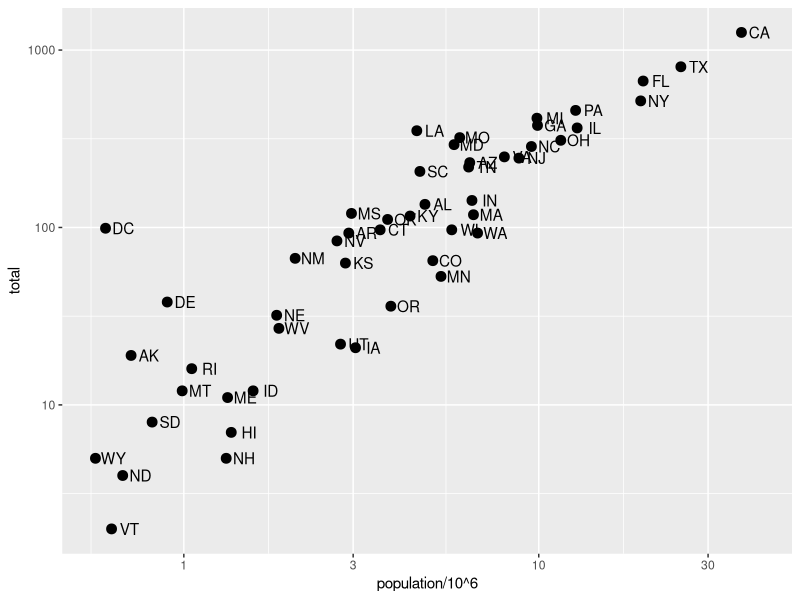
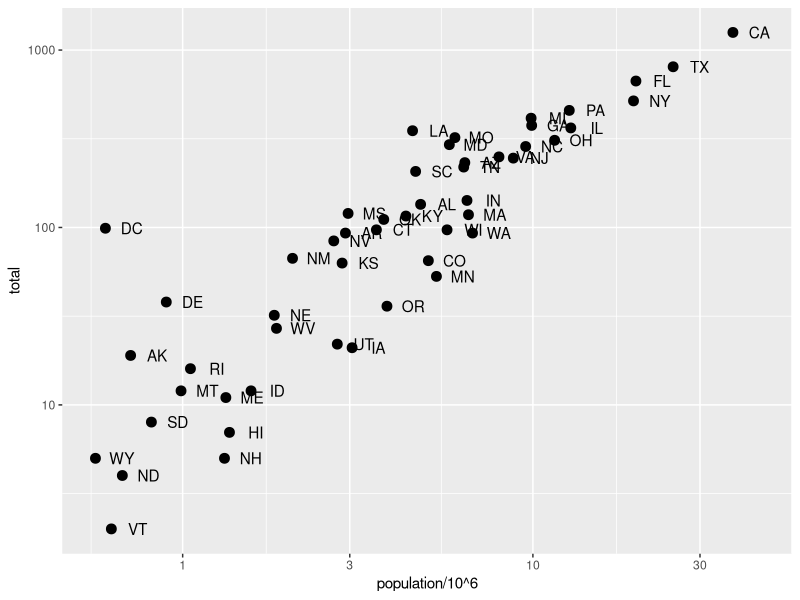
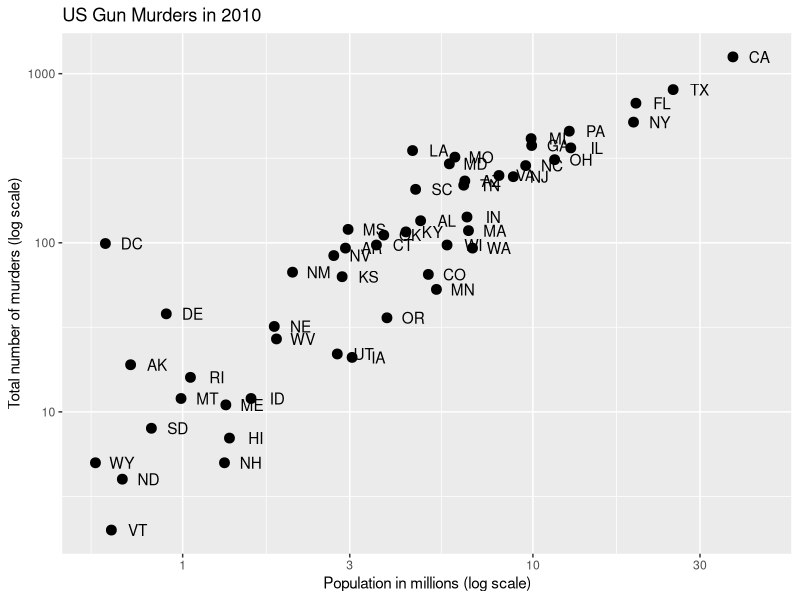
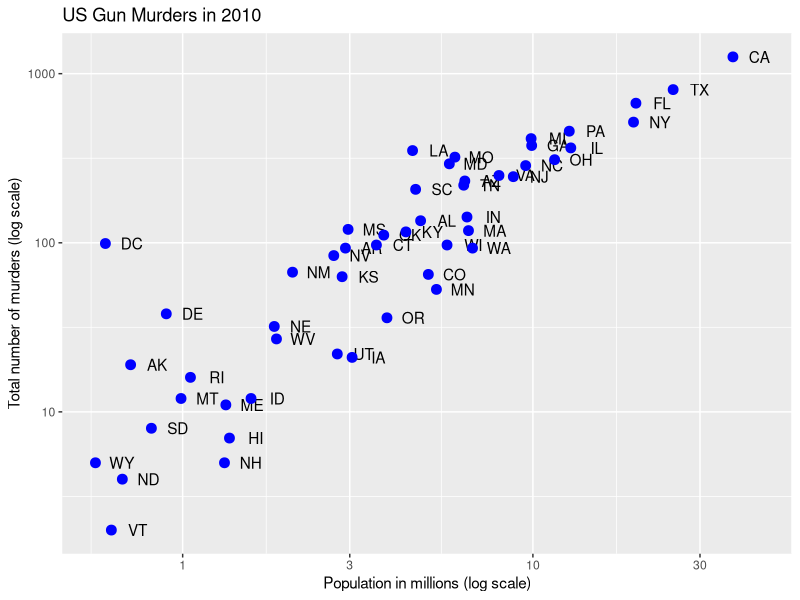
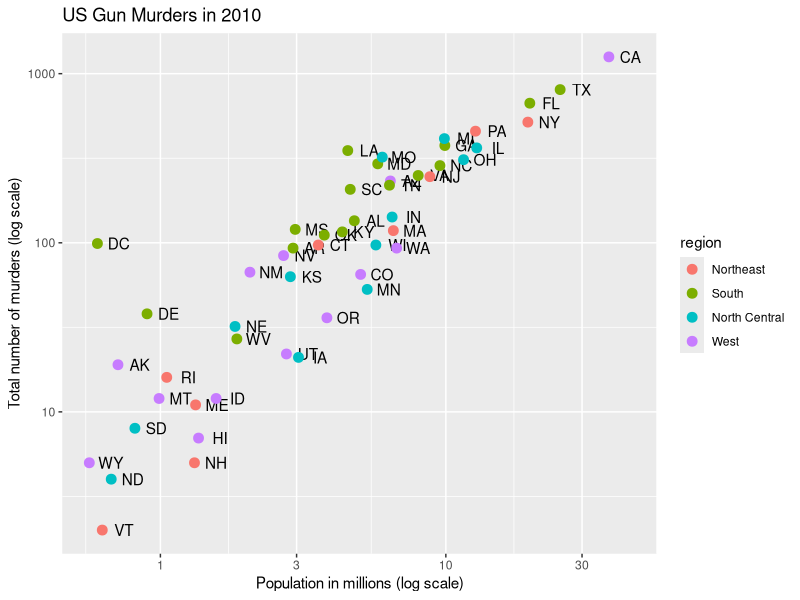
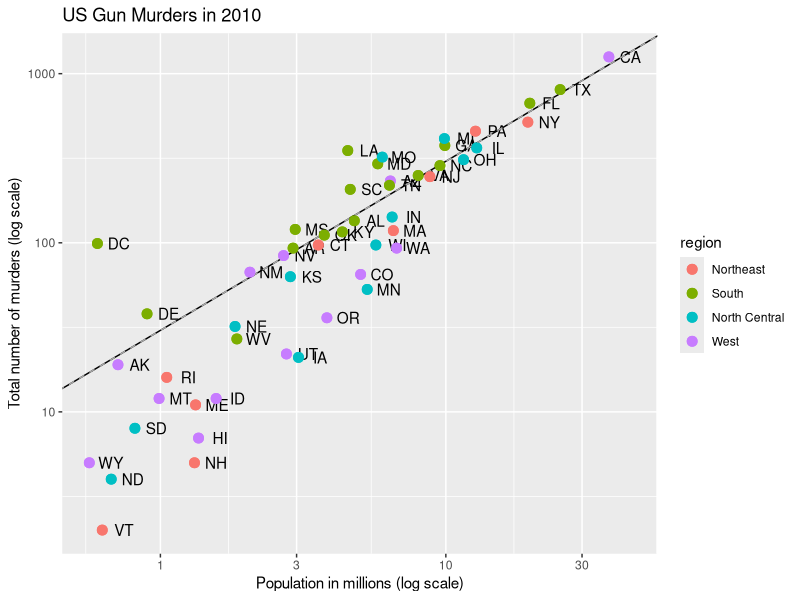

Source code (R) for these figures, in order:

############Log-scale the x- and y-axis

# define p
library(tidyverse)
library(dslabs)
data(murders)
p <- murders %>% ggplot(aes(population/10^6, total, label = abb))

# log base 10 scale the x-axis and y-axis
p + geom_point(size = 3) +
  geom_text(nudge_x = 0.05) +
  scale_x_continuous(trans = "log10") +
  scale_y_continuous(trans = "log10")

# efficient log scaling of the axes
p + geom_point(size = 3) +
  geom_text(nudge_x = 0.075) +
  scale_x_log10() +
  scale_y_log10()

#############Add labels and title

p + geom_point(size = 3) +
  geom_text(nudge_x = 0.075) +
  scale_x_log10() +
  scale_y_log10() +
  xlab("Population in millions (log scale)") +
  ylab("Total number of murders (log scale)") +
  ggtitle("US Gun Murders in 2010")

############Change color of the points

# redefine p to be everything except the points layer
p <- murders %>%
  ggplot(aes(population/10^6, total, label = abb)) +
  geom_text(nudge_x = 0.075) +
  scale_x_log10() +
  scale_y_log10() +
  xlab("Population in millions (log scale)") +
  ylab("Total number of murders (log scale)") +
  ggtitle("US Gun Murders in 2010")

# make all points blue
p + geom_point(size = 3, color = "blue")

# color points by region
p + geom_point(aes(col = region), size = 3)


#Add a line with average murder rate
# define average murder rate
r <- murders %>%
  summarize(rate = sum(total) / sum(population) * 10^6) %>%
  pull(rate)

# basic line with average murder rate for the country
p <- p + geom_point(aes(col = region), size = 3) +
  geom_abline(intercept = log10(r))    # slope is default of 1

# change line to dashed and dark grey, line under points
p + 
  geom_abline(intercept = log10(r), lty = 2, color = "darkgrey") +
  geom_point(aes(col = region), size = 3)

#########Change legend title
p <- p + scale_color_discrete(name = "Region")    # capitalize legend title
